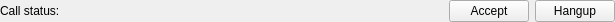
<?xml version="1.0" encoding="UTF-8"?>
<ui version="4.0">
 <class>CallChatWidget</class>
 <widget class="QWidget" name="CallChatWidget">
  <property name="geometry">
   <rect>
    <x>0</x>
    <y>0</y>
    <width>615</width>
    <height>21</height>
   </rect>
  </property>
  <property name="windowTitle">
   <string/>
  </property>
  <layout class="QHBoxLayout" name="horizontalLayout">
   <property name="margin">
    <number>0</number>
   </property>
   <item>
    <widget class="QLabel" name="label">
     <property name="text">
      <string>Call status:</string>
     </property>
    </widget>
   </item>
   <item>
    <widget class="QLabel" name="StatusLabel_">
     <property name="sizePolicy">
      <sizepolicy hsizetype="Expanding" vsizetype="Preferred">
       <horstretch>0</horstretch>
       <verstretch>0</verstretch>
      </sizepolicy>
     </property>
     <property name="text">
      <string/>
     </property>
    </widget>
   </item>
   <item>
    <widget class="QPushButton" name="AcceptButton_">
     <property name="text">
      <string>Accept</string>
     </property>
    </widget>
   </item>
   <item>
    <widget class="QPushButton" name="HangupButton_">
     <property name="text">
      <string>Hangup</string>
     </property>
    </widget>
   </item>
  </layout>
 </widget>
 <resources/>
 <connections/>
</ui>
